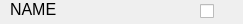
<?xml version="1.0" encoding="UTF-8"?>
<ui version="4.0">
 <class>Form</class>
 <widget class="QWidget" name="Form">
  <property name="geometry">
   <rect>
    <x>0</x>
    <y>0</y>
    <width>243</width>
    <height>24</height>
   </rect>
  </property>
  <property name="windowTitle">
   <string>Form</string>
  </property>
  <widget class="QLabel" name="name_label">
   <property name="geometry">
    <rect>
     <x>10</x>
     <y>0</y>
     <width>141</width>
     <height>21</height>
    </rect>
   </property>
   <property name="font">
    <font>
     <pointsize>12</pointsize>
    </font>
   </property>
   <property name="toolTip">
    <string>&lt;html&gt;&lt;head/&gt;&lt;body&gt;&lt;p&gt;This setting allows to set a transition to be invisible. Invisible transitions are do not appear in the event log but do influence the control flow of the model.&lt;/p&gt;&lt;/body&gt;&lt;/html&gt;</string>
   </property>
   <property name="text">
    <string>NAME</string>
   </property>
   <property name="alignment">
    <set>Qt::AlignLeading|Qt::AlignLeft|Qt::AlignTop</set>
   </property>
  </widget>
  <widget class="QCheckBox" name="check_box_input">
   <property name="geometry">
    <rect>
     <x>200</x>
     <y>0</y>
     <width>21</width>
     <height>23</height>
    </rect>
   </property>
   <property name="toolTip">
    <string>&lt;html&gt;&lt;head/&gt;&lt;body&gt;&lt;p&gt;This setting allows to set a transition to be invisible. Invisible transitions are do not appear in the event log but do influence the control flow of the model.&lt;/p&gt;&lt;/body&gt;&lt;/html&gt;</string>
   </property>
   <property name="text">
    <string/>
   </property>
  </widget>
 </widget>
 <resources/>
 <connections/>
</ui>
